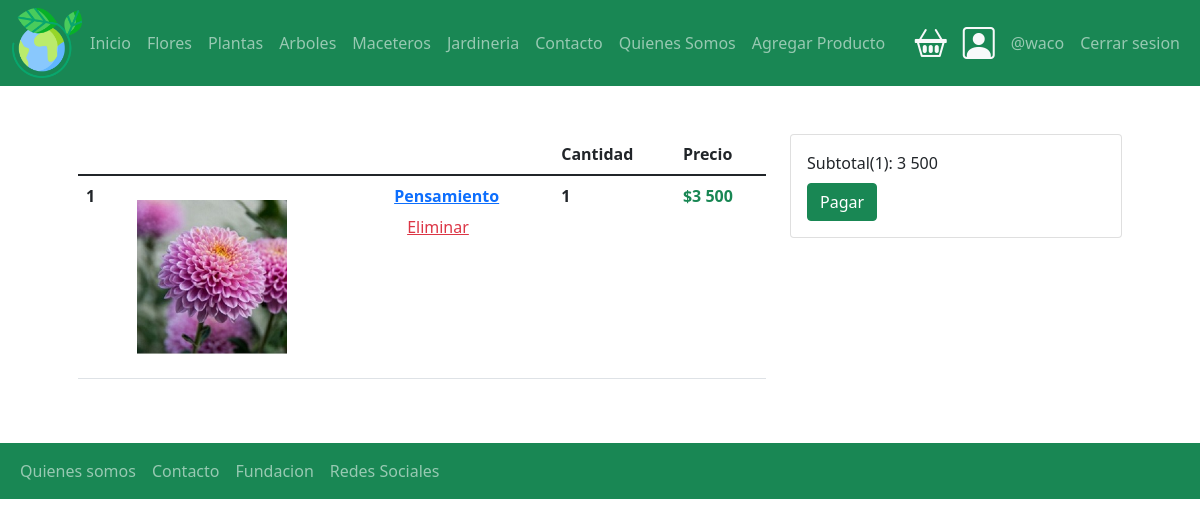
Page /carrito/ (signed in) on the earlier database version.
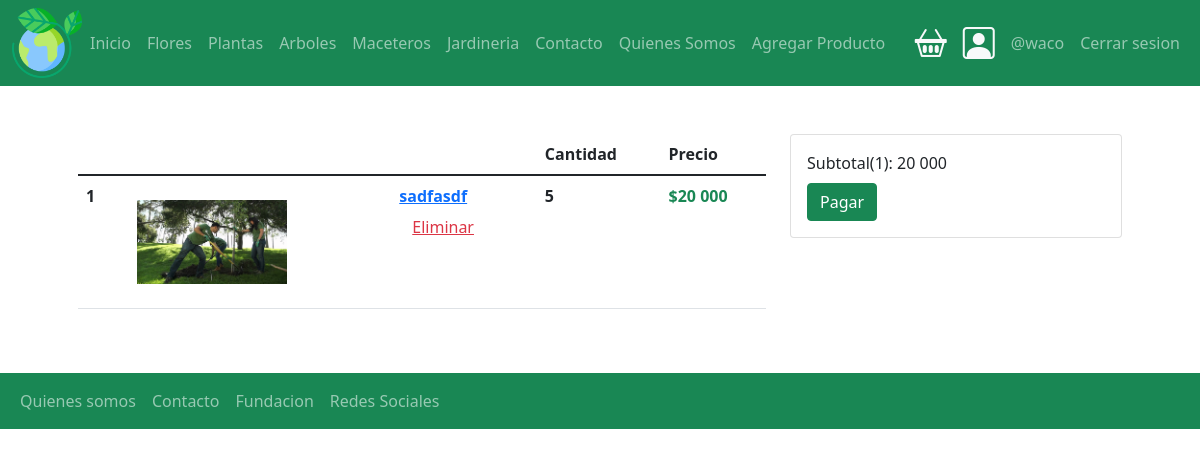
Same page on the later database version.
### carrito/models.py (models this page shows, shortened)
class CarritoProductos(models.Model):
    carrito = models.ForeignKey(Carrito, on_delete=models.CASCADE)
    producto = models.ForeignKey(Producto, on_delete=models.CASCADE)
    cantidad = models.IntegerField()
    creacion = models.DateField(auto_now_add=True)

class Carrito(models.Model):
    carrito_id = models.CharField(max_length=100, null=False, blank=False, unique=True)
    usuario = models.ForeignKey(User, null=True, blank=True, on_delete=models.CASCADE) #relacion uno a muchos
    productos = models.ManyToManyField(Producto, through='CarritoProductos')
    subtotal = models.IntegerField(default = 0)
    fecha_carrito = models.DateTimeField(auto_now_add=True)
    def productos_relacion(self):
        return self.carritoproductos_set.select_related('producto')

### productos/models.py (models this page shows, shortened)
class Producto(models.Model):
    nombre =  models.CharField(max_length=50)
    imagen = models.ImageField(upload_to="productos",null=False, blank=False)
    descripcion = models.TextField()
    precio = models.IntegerField(default=0)
    slug = models.SlugField(null=False, blank=False , unique=True)
    creacion = models.DateTimeField(auto_now_add=True)
    categoria =  models.ForeignKey(Categoria, on_delete=models.PROTECT)

### carrito/views.py (the view)
# urls.py: path('',views.carrito,name='carrito'),
def carrito(request):
    usuario = request.user if request.user.is_authenticated else None
    carrito_id = request.session.get('carrito_id')
    carrito = Carrito.objects.filter(id = carrito_id).first()
    if carrito is None:
        carrito = Carrito.objects.create(usuario = usuario)
    if usuario and carrito.usuario is None:
        carrito.usuario = usuario
        carrito.save()
    request.session['carrito_id'] = carrito.id
    return render(request, 'carrito/carrito.html',{ 'carrito' : carrito})

### carrito/templates/carrito/carrito.html
{% extends 'base.html' %}
{% load static %}
{% load humanize %}
{% block contenido %}
<div class="container p-5">
    {% if carrito.productos.exists %}
    <div class="row">
        <div class="col-8">
            <table class="table">
                <thead>
                    <tr>
                        <th scope="col"></th>
                        <th scope="col"></th>
                        <th scope="col"></th>
                        <th scope="col">Cantidad</th>
                        <th scope="col">Precio</th>
                    </tr>
                </thead>
                <tbody>
                    {% for cp in carrito.productos_relacion %}
                        {% with productos=cp.producto %}
                            <tr>
                                <th>
                                    {{ forloop.counter }}
                                </th>
                                <th>
                                    {% if productos.imagen %}
                                    <img src="{{ productos.imagen.url }} " alt="imagen" class="img-fluid m-3" width="150"
                                        height="150">
                                    {% endif %}
                                </th>
                                <th>
                                    <a href="{% url 'productos:producto' productos.slug %}"> {{productos.nombre}}</a>
                                    {% include 'carrito/snippets/eliminar.html' %}
                                </th>
                                <th>
                                   {{ cp.cantidad }}
                                </th>
                                <th>
                                    <span class="font-weigth-bold text-success"> ${{ productos.precio | intcomma }} </span>
                                </th>
                            </tr>
                        {% endwith %}
                    {% endfor %}
                </tbody>
            </table>
        </div>
        <div class="col">
            <div class="card">
                <div class="card-body">
                    <div class="font-weigth-bold">
                        Subtotal({{ carrito.productos.count }}):<span class="text-succes"> {{ carrito.subtotal | intcomma}}</span>
                    </div>
                    <div class="mt-2">
                        <a href="#" class="btn btn-success">Pagar</a>
                    </div>
                </div>
            </div>
        </div>
    </div>
    {% else %}
    <div class="h3 m-3">
        <p>Tu carrito de compras esta vacio</p>
        <a href="{% url 'home' %}" class="mb-3">Seguir Comprando</a>
    </div>
    {% endif %}
</div>
{% endblock contenido %}

### templates/base.html (shortened to what this page needs)
{% load static %}
<!DOCTYPE html>
<html lang="es">
<head>
    <link href="https://cdn.jsdelivr.net/npm/bootstrap@5.1.3/dist/css/bootstrap.min.css" rel="stylesheet">
    <link rel="stylesheet" href="https://cdn.jsdelivr.net/npm/bootstrap-icons@1.8.2/font/bootstrap-icons.css">
</head>
<body>
    <header>
        <nav class="navbar navbar-expand-xl navbar-dark bg-success">
            <div class="container-fluid">
                <a href="{% url 'home'%}">
                    <img src="{% static 'img/el-planeta-tierra.png' %}" alt="Logo" style="width: 70px;">
                </a>
                <div class="collapse navbar-collapse" id="mynavbar">
                    <ul class="navbar-nav me-auto">
                        <li class="nav-item">
                            <a class="nav-link" href="{% url 'home' %}">Inicio</a>
                        </li>
                        <li class="nav-item">
                            <a class="nav-link" href="{% url 'flores' %}">Flores</a>
                        </li>
                        <li class="nav-item">
                            <a class="nav-link" href="{% url 'plantas' %}">Plantas</a>
                        </li>
                        <li class="nav-item">
                            <a class="nav-link" href="{% url 'arboles' %}">Arboles</a>
                        </li>
                        <li class="nav-item">
                            <a class="nav-link" href="{% url 'maceteros' %}">Maceteros</a>
                        </li>
                        <li class="nav-item">
                            <a class="nav-link" href="{% url 'jardineria' %}">Jardineria</a>
                        </li>
                        <li class="nav-item">
                            <a class="nav-link" href="#">Contacto</a>
                        </li>
                        <li class="nav-item">
                            <a class="nav-link" href="# ">Quienes Somos</a>
                        </li>
                        <li class="nav-item">
                            <a class="nav-link" href=" # ">Agregar Producto</a>
                        </li>
                    </ul>
                    <div class="d-flex m-1">
                        <a href="{% url 'carrito:carrito'%}" class="text-light">
                            <i class="bi bi-basket2 p-1" style="font-size: 2rem;"></i>
                        </a>
                    </div>
                    <div class="d-flex m-2">
                        {% if user.is_authenticated %}
                            <a href="#" class="text-light">
                                <i class="bi bi-person-square" style="font-size: 2rem;"></i>
                            </a>
                        {% else%}
                            <a href="#" class="text-light">
                                <i class="bi bi-person-square" style="font-size: 2rem;"></i>
                            </a>
                        {% endif %}
                    </div>
                    <ul class="navbar-nav ">
                        {% if user.is_authenticated %}
                        <li class="nav-item">
                            <a class="nav-link" href=" # ">@{{ user.username }}</a>
                        </li>
                        <li class="nav-item">
                            <a class="nav-link" href="{% url 'logout' %}">Cerrar sesion</a>
                        </li>
                        {% else%}
                        <li class="nav-item d-flex">
                            <a class="nav-link" href="{% url 'login' %}">Iniciar Sesion</a>
                        </li>
                        {% endif %}
                    </ul>
                </div>
            </div>
        </nav>
    </header>
{% block contenido %}
{% endblock contenido %}
   <footer>
        <nav class="navbar navbar-expand-sm bg-success navbar-dark">
            <div class="container-fluid">
                <ul class="navbar-nav me-auto">
                    <li class="nav-item">
                        <a class="nav-link" href=" # ">Quienes somos</a>
                    </li>
                    <li class="nav-item">
                        <a class="nav-link" href=" #">Contacto</a>
                    </li>
                    <li class="nav-item">
                        <a class="nav-link" href="javascript:void(0)">Fundacion</a>
                    </li>
                    <li class="nav-item">
                        <a class="nav-link" href="#">Redes Sociales</a>
                    </li>
                </ul>
            </div>
          </nav>
    </footer>
</body>
</html>

### carrito/templates/carrito/snippets/eliminar.html (shortened to what this page needs)
<form action="{% url 'carrito:eliminar' %}" method="POST" class="p-0">
    <button type="submit" class="btn btn-link text-danger">Eliminar</button>
</form>

Differences in the rows shown:
removed CarritoProductos: producto.imagen (picture), producto.nombre "Pensamiento", cantidad "1", producto.precio "3 500"
added CarritoProductos: producto.imagen (picture), producto.nombre "sadfasdf", cantidad "5", producto.precio "20 000"
changed Carrito id 1: subtotal "3 500" → "20 000"
